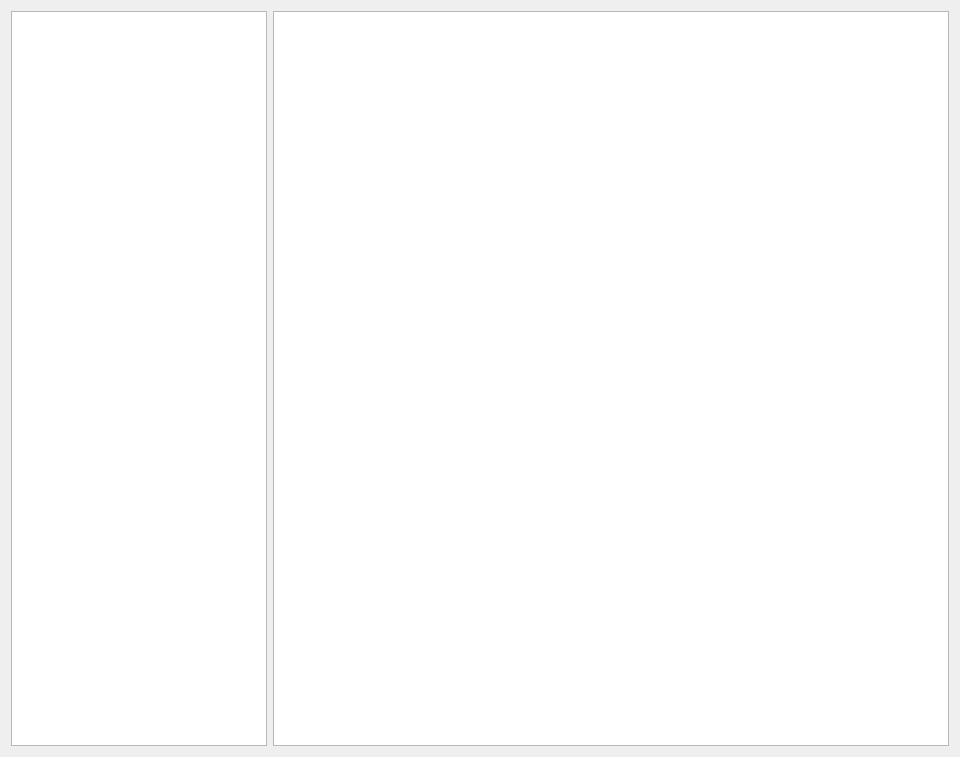
<?xml version="1.0" encoding="UTF-8"?>
<ui version="4.0">
 <class>ExamplesWidget</class>
 <widget class="QWidget" name="ExamplesWidget">
  <property name="geometry">
   <rect>
    <x>0</x>
    <y>0</y>
    <width>960</width>
    <height>757</height>
   </rect>
  </property>
  <property name="windowTitle">
   <string>Form</string>
  </property>
  <layout class="QHBoxLayout" name="horizontalLayout" stretch="0,1">
   <item>
    <widget class="QListView" name="listView">
     <property name="editTriggers">
      <set>QAbstractItemView::EditTrigger::NoEditTriggers</set>
     </property>
    </widget>
   </item>
   <item>
    <widget class="QTextBrowser" name="textBrowser"/>
   </item>
  </layout>
 </widget>
 <resources/>
 <connections/>
</ui>
